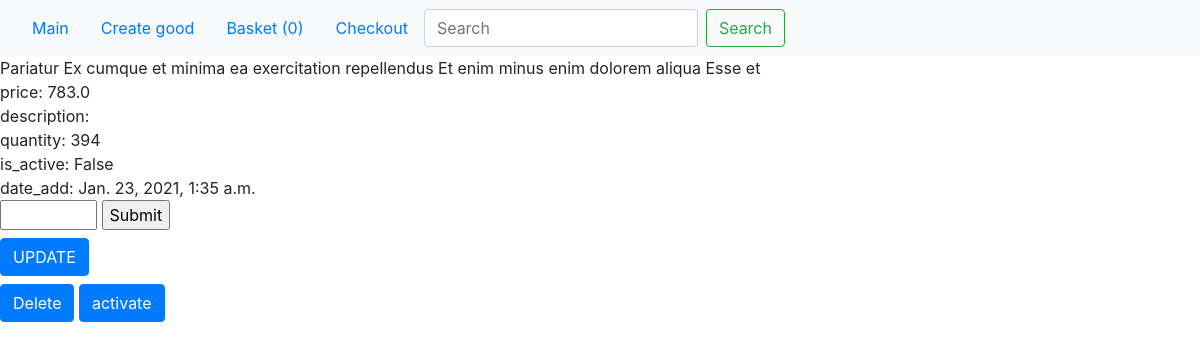
Page /13/ on the earlier database version.
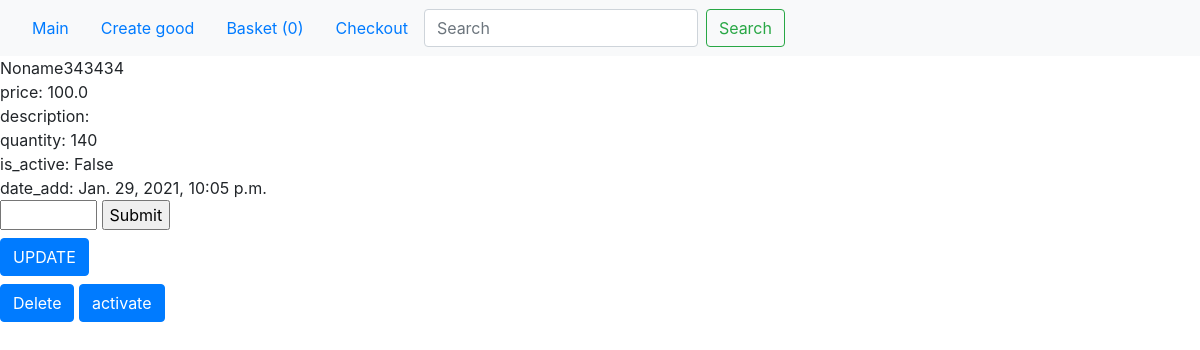
Same page on the later database version.
### my_shop/models.py (models this page shows)
class Product(models.Model):
    title = models.CharField(max_length=300, default='Noname')
    quantity = models.IntegerField(blank=True, default=10) #default 10 for tests
    id_rozetka = models.IntegerField(blank=True, default=0)
    brand = models.CharField(max_length=100, blank=True, null=True)
    desc = models.TextField(blank=True, default='')
    images = models.CharField(blank=True, max_length=700, default='')
    price = models.FloatField(default=0)
    old_price = models.FloatField(blank=True, default=0)
    is_active = models.BooleanField(blank=False, max_length=100)
    cid = models.ManyToManyField('Categories')
    date_add = models.DateTimeField(auto_now_add=True)
    def __str__(self):
        return self.title
    class Meta:
        ordering = ['-date_add']

### my_shop/views.py (the view, shortened to what this page needs)
# urls.py: path('<int:pid>/', details_page, name='post_detail'),
def details_page(request, pid):
    goods_info = get_object_or_404(Product, id=pid)
    if not request.session.get('basket'):
        request.session['basket'] = {}
    goods_info = get_object_or_404(Product, id=pid)
    return render(request, 'my_shop/goods.html', context={'goods_info':goods_info})

### my_shop/templates/my_shop/goods.html (shortened to what this page needs)
{% extends 'my_shop/base.html' %}
{% block content %}
    {{goods_info}}
    <br>
    price: {{goods_info.price}}
    <br>
    description: {{goods_info.description}}
    <br>
    quantity: {{goods_info.quantity}}
    <br>
    is_active: {{goods_info.is_active}}
    <br>
    date_add: {{goods_info.date_add}}
    <form action="" method="POST">
        <input type="number" name="add2basket" step=1 min="1" max="{{ goods_info.quantity }}">
        <input type="submit">
    </form>
    <form action="{% url 'post_detail' goods_info.id %}" method='POST'>
            <a href="{% url 'post_update' goods_info.id %}" class="btn btn-primary mt-2">UPDATE</a><br>
            <button type="submit" class="btn btn-primary mt-2" name="delete" value='{{goods_info.id}}'>Delete</button>
        {% if goods_info.is_active %}
            <button type="submit" class="btn btn-primary mt-2" name="hide" value='{{goods_info.id}}'>Hide</button>
        {% else %}
            <button type="submit" class="btn btn-primary mt-2" name='activate' value="{{goods_info.id}}">activate</button>
        {% endif %}
        </form>
{% endblock %}

### my_shop/templates/my_shop/base.html (shortened to what this page needs)
<!DOCTYPE html>
<html lang="en">
<head>
    <link rel="stylesheet" href="https://stackpath.bootstrapcdn.com/bootstrap/4.1.3/css/bootstrap.min.css"></head>
<body>
    <nav class="navbar navbar-expand-lg navbar-light bg-light">
        <div class="collapse navbar-collapse" id="navbarSupportedContent">
            <a class="nav-link" href="{% url 'main_page' %}">Main</a>
            <a class="nav-link" href="{% url 'create_page' %}">Create good</a>
            <a class="nav-link" href="{% url 'basket_page' %}">Basket ({{request.session.basket | length }})</a>
            <a class="nav-link" href="{% url 'checkout_page' %}">Checkout</a>
            <form class="form-inline my-2 my-lg-0" action="{% url 'search_page' %}" method="GET">
                <input class="form-control mr-sm-2" type="search" placeholder="Search" aria-label="Search" name='q'>
                <button class="btn btn-outline-success my-2 my-sm-0" type="submit">Search</button>
            </form>
        </div>
    </nav>
    {% block content %}{% endblock %}
</body>
</html>

Differences in the rows shown:
changed Product "False": title "Pariatur Ex cumque et minima ea exercitation repellendus Et enim minus enim dolorem aliqua Esse et" → "Noname343434"; price "783.0" → "100.0"; quantity "394" → "140"; date_add "Jan. 23, 2021, 1:35 a.m." → "Jan. 29, 2021, 10:05 p.m."
